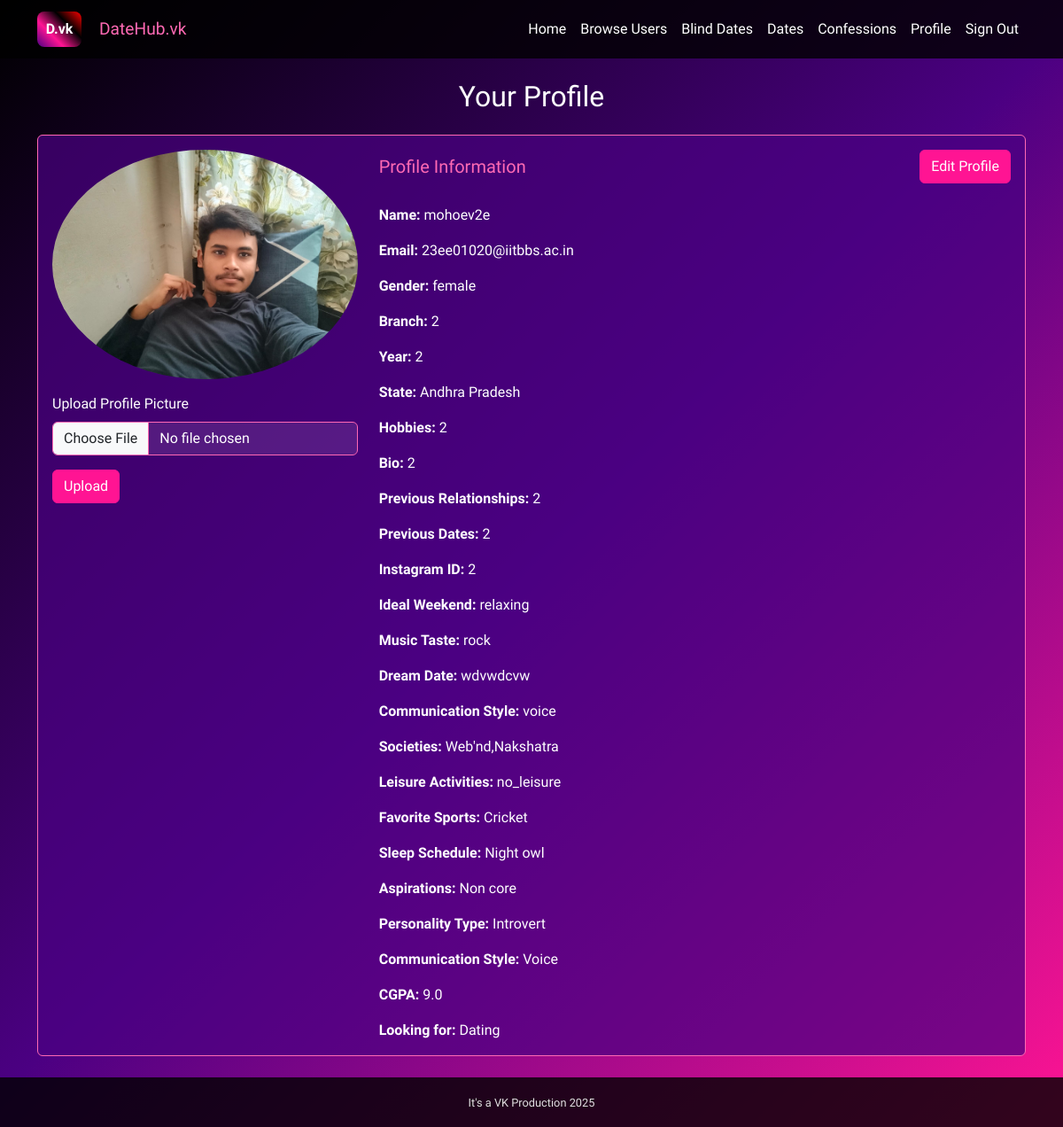
The page /profile (signed in) on the database its author committed.
### app.py (models this page shows)
class User(UserMixin, db.Model):
    id = db.Column(db.String(36), primary_key=True, default=lambda: str(uuid4()))
    email = db.Column(db.String(120), unique=True, nullable=False)
    password = db.Column(db.String(255), nullable=False)
    name = db.Column(db.String(100), nullable=False)
    gender = db.Column(db.String(20), nullable=False)
    branch = db.Column(db.String(50), nullable=False)
    year = db.Column(db.Integer, nullable=False)
    state = db.Column(db.String(50), nullable=False)
    hobbies = db.Column(db.String(255))
    bio = db.Column(db.Text)
    image = db.Column(db.String(255))
    previous_relationships = db.Column(db.Integer, default=0)
    previous_dates = db.Column(db.Integer, default=0)
    insta_id = db.Column(db.String(100))
    ideal_weekend = db.Column(db.String(50))
    music_taste = db.Column(db.String(100))
    societies = db.Column(db.String(500))
    favorite_sports = db.Column(db.String(200))
    cgpa = db.Column(db.Float, nullable=True)
    leisure_activities = db.Column(db.String(100))
    personality_type = db.Column(db.String(50))
    sleep_schedule = db.Column(db.String(50))
    aspirations = db.Column(db.String(50))
    dream_date = db.Column(db.String(255))
    communication_style = db.Column(db.String(50))
    relationship_looking_for = db.Column(db.String(50))

### app.py (the view)
@app.route('/profile')
@login_required
def profile():
    return render_template('profile.html', user=current_user)

### app.py (called while the page is built)
@login_manager.user_loader
def load_user(user_id):
    return User.query.get(user_id)

### templates/profile.html (shortened to what this page needs)
{% extends "base.html" %}
{% block content %}
<h2 class="text-center mb-4">Your Profile</h2>
<div class="card">
    <div class="card-body">
        <div class="row">
            <div class="col-md-4">
                <img src="{{ url_for('static', filename='uploads/' + user.image) if user.image else 'https://via.placeholder.com/150' }}" alt="{{ user.name }}" class="img-fluid rounded-circle mb-3">
                <form id="image-upload-form" enctype="multipart/form-data">
                    <div class="mb-3">
                        <label for="image" class="form-label">Upload Profile Picture</label>
                        <input type="file" class="form-control" id="image" name="image" accept="image/*">
                    </div>
                    <button type="submit" class="btn btn-primary">Upload</button>
                </form>
            </div>
            <div class="col-md-8">
                <div class="d-flex justify-content-between align-items-center mb-4">
                    <h5 class="card-title mb-0">Profile Information</h5>
                    <button id="editProfileBtn" class="btn btn-primary">Edit Profile</button>
                </div>
                <div id="profileView">
                    <p class="card-text"><strong>Name:</strong> {{ user.name }}</p>
                    <p class="card-text"><strong>Email:</strong> {{ user.email }}</p>
                    <p class="card-text"><strong>Gender:</strong> {{ user.gender }}</p>
                    <p class="card-text"><strong>Branch:</strong> {{ user.branch }}</p>
                    <p class="card-text"><strong>Year:</strong> {{ user.year }}</p>
                    <p class="card-text"><strong>State:</strong> {{ user.state }}</p>
                    <p class="card-text"><strong>Hobbies:</strong> {{ user.hobbies }}</p>
                    <p class="card-text"><strong>Bio:</strong> {{ user.bio }}</p>
                    <p class="card-text"><strong>Previous Relationships:</strong> {{ user.previous_relationships }}</p>
                    <p class="card-text"><strong>Previous Dates:</strong> {{ user.previous_dates }}</p>
                    <p class="card-text"><strong>Instagram ID:</strong> {{ user.insta_id }}</p>
                    <p class="card-text"><strong>Ideal Weekend:</strong> {{ user.ideal_weekend }}</p>
                    <p class="card-text"><strong>Music Taste:</strong> {{ user.music_taste }}</p>
                    <p class="card-text"><strong>Dream Date:</strong> {{ user.dream_date if user.dream_date else 'Not specified' }}</p>
                    <p class="card-text"><strong>Communication Style:</strong> {{ user.communication_style }}</p>
                    <p class="card-text"><strong>Societies:</strong> {{ user.societies }}</p>
                    <p class="card-text"><strong>Leisure Activities:</strong> {{ user.leisure_activities }}</p>
                    <p class="card-text"><strong>Favorite Sports:</strong> {{ user.favorite_sports }}</p>
                    <p class="card-text"><strong>Sleep Schedule:</strong> {{ user.sleep_schedule|title|replace('_', ' ') if user.sleep_schedule else 'Not specified' }}</p>
                    <p class="card-text"><strong>Aspirations:</strong> {{ user.aspirations|title|replace('_', ' ') if user.aspirations else 'Not specified' }}</p>
                    <p class="card-text"><strong>Personality Type:</strong> {{ user.personality_type|title|replace("_", " ") if user.personality_type else "Not specified" }}</p>
                    <p class="card-text"><strong>Communication Style:</strong> {{ user.communication_style|title if user.communication_style else "Not specified" }}</p>
                    {% if user.cgpa %}
                    <p class="card-text"><strong>CGPA:</strong> {{ user.cgpa }}</p>
                    {% endif %}
                    <p class="card-text"><strong>Looking for:</strong> {{ user.relationship_looking_for|title|replace('_', ' ') if user.relationship_looking_for else 'Not specified' }}</p>
                </div>
            </div>
        </div>
    </div>
</div>
{% endblock %}

### templates/base.html (shortened to what this page needs)
<!DOCTYPE html>
<html lang="en">
<head>
    <link href="https://cdn.jsdelivr.net/npm/bootstrap@5.3.0-alpha1/dist/css/bootstrap.min.css" rel="stylesheet">
    <link rel="stylesheet" href="https://cdn.jsdelivr.net/npm/bootstrap-icons@1.7.2/font/bootstrap-icons.css">
    <link rel="stylesheet" href="{{ url_for('static', filename='css/style.css') }}">
</head>
<body>
    <nav class="navbar navbar-expand-lg navbar-dark bg-dark">
        <div class="container">
            <a class="navbar-brand" href="{{ url_for('home') }}">
                <div class="logo-box">
                    <span class="logo-text">D.vk</span>
                </div>
                <span class="website-name">DateHub.vk</span>
            </a>
            <div class="collapse navbar-collapse" id="navbarNav">
                <ul class="navbar-nav ms-auto">
                    <li class="nav-item">
                        <a class="nav-link" href="{{ url_for('home') }}">Home</a>
                    </li>
                    {% if current_user.is_authenticated %}
                        <li class="nav-item">
                            <a class="nav-link" href="{{ url_for('users') }}">Browse Users</a>
                        </li>
                        <li class="nav-item">
                            <a class="nav-link" href="{{ url_for('blind_dates') }}">Blind Dates</a>
                        </li>
                        <li class="nav-item">
                            <a class="nav-link" href="{{ url_for('dates') }}">Dates</a>
                        </li>
                        <li class="nav-item">
                            <a class="nav-link" href="{{ url_for('confessions') }}">Confessions</a>
                        </li>
                        <li class="nav-item">
                            <a class="nav-link" href="{{ url_for('profile') }}">Profile</a>
                        </li>
                        <li class="nav-item">
                            <a class="nav-link" href="{{ url_for('signout') }}">Sign Out</a>
                        </li>
                    {% endif %}
                </ul>
            </div>
        </div>
    </nav>
    <div class="container mt-4">
        {% block content %}{% endblock %}
    </div>
    <footer class="text-center py-3 mt-4">
        <small>It's a VK Production 2025</small>
    </footer>
</body>
</html>

### static/css/style.css (style rules this page uses)
:root { --background: linear-gradient(135deg, #000000, #4b0082, #ff1493); --text-primary: #ffffff; --text-secondary: #e0e0e0; --accent-primary: #ff69b4; --accent-secondary: #9400d3; --card-bg: rgba(75, 0, 130, 0.7); --input-bg: rgba(255, 255, 255, 0.1); --button-bg: #ff1493; --button-hover: #ff69b4; }
body { background: var(--background); color: var(--text-primary); font-family: "Exo 2", sans-serif; }
.navbar { background-color: rgba(0, 0, 0, 0.8) !important; }
.navbar-brand, .nav-link { color: var(--text-primary) !important; }
.btn-primary { background-color: var(--button-bg); border-color: var(--button-bg); color: var(--text-primary); }
.card { background-color: var(--card-bg); border-color: var(--accent-primary); color: var(--text-primary); height: 100%; display: flex; flex-direction: column; }
.card-body { flex: 1 0 auto; display: flex; flex-direction: column; }
.form-control, .form-select { background-color: var(--input-bg); border-color: var(--accent-primary); color: var(--text-primary); }
.form-control::placeholder { color: var(--text-secondary); }
.card-title { color: var(--accent-primary); }
.btn { background-color: var(--button-bg); border-color: var(--button-bg); color: var(--text-primary); transition: all 0.3s ease; }
.card, .btn, .form-control, .form-select { transition: all 0.3s ease; }
footer { background-color: rgba(0, 0, 0, 0.8); color: var(--text-secondary); position: relative; bottom: 0; width: 100%; }
footer small { font-size: 0.8rem; }
.navbar-brand { display: flex; align-items: center; font-weight: bold; font-size: 1.5rem; color: #ffffff; }
.logo-box { width: 50px; height: 40px; background: linear-gradient(45deg, #4b0082, #ff1493, #000000, #ff0000); display: flex; justify-content: center; align-items: center; border-radius: 8px; margin-right: 10px; }
.logo-text { font-size: 1rem; font-weight: bold; color: #ffffff; }
.website-name { font-size: 1.2rem; font-weight: normal; color: #ff69b4; margin-left: 10px; }

### rows shown on the page
User: image (picture), name "mohoev2e", email "23ee01020@iitbbs.ac.in", gender "female", branch "2", year "2", state "Andhra Pradesh", hobbies "2", bio "2", previous_relationships "2", previous_dates "2", insta_id "2", ideal_weekend "relaxing", music_taste "rock", dream_date "wdvwdcvw", communication_style "voice", societies "Web'nd,Nakshatra", leisure_activities "no_leisure", favorite_sports "Cricket", sleep_schedule "Night owl", aspirations "Non core", personality_type "Introvert", communication_style "Voice", cgpa "9.0", relationship_looking_for "Dating"
